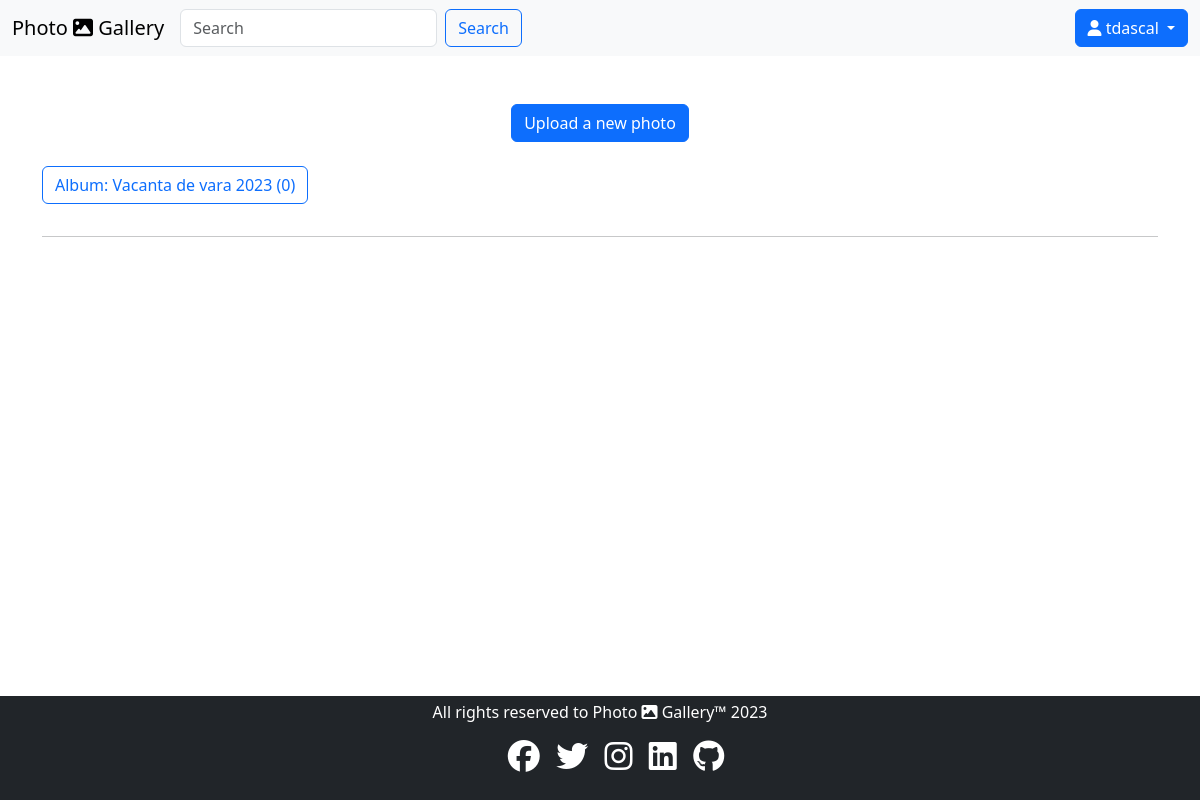
Before: / (signed in) with the older database file.
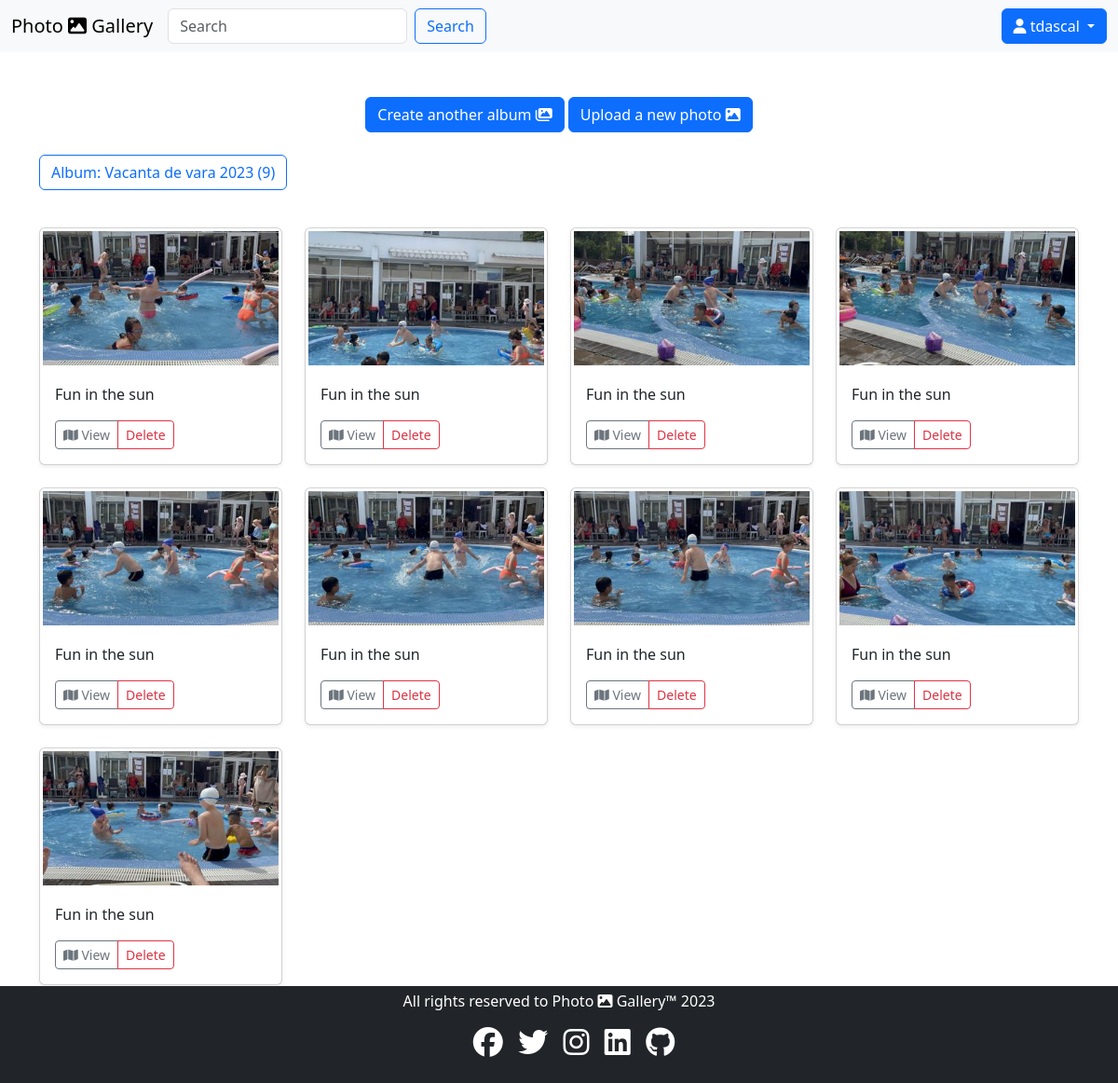
After: the same page with the newer database file.
### base/models.py (models this page shows, shortened)
class User(AbstractUser):
    name = models.CharField(max_length=70, blank=True, null=True)
    email = models.EmailField(unique=True, max_length=70, blank=True, null=True)
    bio = models.TextField(blank=True, null=True)
    USERNAME_FIELD = "email"
    REQUIRED_FIELDS = []

class Album(models.Model):
    title = models.CharField(max_length=70)
    description = models.TextField()
    date = models.DateField(auto_now_add=True)
    owner = models.ForeignKey(User, on_delete=models.CASCADE)

class Photo(models.Model):
    title = models.CharField(max_length=70)
    image = models.ImageField()
    date = models.DateField(auto_now_add=True)
    latitude = models.FloatField(blank=True, null=True)
    longitude = models.FloatField(blank=True, null=True)
    thumbnail = models.ImageField(blank=True, null=True)
    album = models.ForeignKey(Album, on_delete=models.CASCADE)

### base/views.py (the view)
# urls.py: path("", views.index, name="index"),
def index(request):
    year = datetime.datetime.now().year
    if request.user.is_authenticated:
        user = request.user
        albums = Album.objects.filter(owner=user.id)
        photos = Photo.objects.filter(album__in=albums)
        context = {"albums": albums, "photos": photos, "year": year}
        return render(request, "index.html", context)
    return render(request, "index.html", {"year": year})

### templates/index.html (shortened to what this page needs)
{% extends "base.html" %}
{% load static %}
{% block content %}
    {% if user.is_authenticated %}
        <div class="row text-center">
            <div class="col-lg-12">
                {% if photos|length < 1 %}
                    <a href="{% url 'upload' %}" class="btn btn-primary float-right mt-4">Upload a new photo</a>
                {% endif %}
                {% if albums|length > 0 and photos|length > 0 %}
                    <a href="{% url 'create_album' %}"
                       class="btn btn-primary float-right mt-4">Create another album <i class="fa-solid fa-images"></i></a>
                    <a href="{% url 'upload' %}" class="btn btn-primary float-right mt-4">Upload a new photo <i class="fa-solid fa-image"></i></a>
                {% endif %}
            </div>
        </div>
        <br>
        {% for album in albums %}
            <p>
                <a class="btn btn-outline-primary"
                   data-bs-toggle="collapse"
                   href="#{{ album.id }}"
                   role="button"
                   aria-expanded="true"
                   aria-controls="{{ album.id }}">Album: {{ album.title }} ({{ album.photo_set.all|length }})</a>
            </p>
            <div class="row collapse show" id={{ album.id }}>
                {% for photo in album.photo_set.all %}
                    <div class="col-lg-3 col-md-6 col-sm-12 mt-4">
                        <div class="card shadow-sm">
                            <a data-fancybox="gallery" href="{{ photo.image.url }}">
                                <img src="{{ photo.thumbnail.url }}"
                                     width="100%"
                                     height="150px"
                                     alt="{{ photo.title }}"
                                     style="object-fit:cover;
                                            padding:3px">
                            </a>
                            <div class="card-body">
                                <p class="card-text">{{ photo.title }}</p>
                                <div class="d-flex justify-content-between align-items-center">
                                    <div class="btn-group">
                                        <a href="/map/{{ album.id }}"
                                           type="button"
                                           class="btn btn-sm btn-outline-secondary">
                                            <i class="fa-solid fa-map"></i> View
                                        </a>
                                        <a href="/{{ photo.id }}/delete/" class="btn btn-sm btn-outline-danger">Delete</a>
                                    </div>
                                </div>
                            </div>
                        </div>
                    </div>
                {% endfor %}
            </div>
            <hr>
        {% endfor %}
    {% endif %}
{% endblock %}

### templates/base.html (shortened to what this page needs)
{% load static %}
<!DOCTYPE html>
<html lang="en">
    <head>
        <link rel="stylesheet"
              href="https://cdn.jsdelivr.net/npm/bootstrap@5.3.1/dist/css/bootstrap.min.css">
        <link rel="stylesheet"
              href="https://cdn.jsdelivr.net/npm/@fancyapps/ui@5.0/dist/fancybox/fancybox.css" />
        <link rel="stylesheet"
              href="https://unpkg.com/leaflet@1.9.4/dist/leaflet.css"
 />
        <link rel="stylesheet"
              href="https://cdnjs.cloudflare.com/ajax/libs/font-awesome/6.4.2/css/all.min.css"
 />
    </head>
    <body class="d-flex flex-column h-100" onresize="update_dropdown()">
        <nav class="navbar navbar-expand-lg bg-light">
            <div class="container-fluid">
                <div class="collapse navbar-collapse" id="navbarTogglerDemo01">
                    <a class="navbar-brand" href="{% url 'index' %}">Photo <i class="fa-solid fa-image"></i> Gallery</a>
                    {% if user.is_authenticated %}
                        <ul class="navbar-nav me-auto mb-2 mb-lg-0">
                            <form class="d-flex d-inline">
                                <input class="form-control me-2 w-100" type="search" placeholder="Search" aria-label="Search">
                                <button class="btn btn-outline-primary" type="submit">Search</button>
                            </form>
                        </ul>
                        <div class="btn-group">
                            <button type="button" class="btn btn-primary dropdown-toggle" data-bs-toggle="dropdown" aria-expanded="false">
                                <i class="fa-solid fa-user"> </i>  {{ user.username }}
                            </button>
                        </div>
                    {% endif %}
                </div>
            </div>
        </nav>
        <main class="flex-shrink-0">
            <br>
            <div class="container">
                {% block content %}{% endblock %}
            </div>
        </main>
        <br>
        <br>
        <br>
        <footer class="footer fixed-bottom mt-5 mb-auto py-1 bg-dark text-white">
            <div class="container text-center">
                <span class="text-white ">All rights reserved to Photo <i class="fa-solid fa-image"></i>
                {% if year == "2023" %}
                Gallery&trade; 2023-{{ year }}</span>
                {% else %}
                Gallery&trade; 2023</span>
                {% endif %}
                <div class="px-5 mt-2">
                    <ul class="text-white fs-2">
                        <li class="list-inline-item text-white">
                            <a class="text-decoration-none text-white" href="https://facebook.com">
                                <i class="fab fa-facebook"></i>
                            </a>
                        </li>
                        <li class="list-inline-item">
                            <a class="text-decoration-none text-white" href="https://twitter.com">
                                <i class="fab fa-twitter"></i>
                            </a>
                        </li>
                        <li class="list-inline-item">
                            <a class="text-decoration-none text-white" href="https://instagram.com">
                                <i class="fab fa-instagram"></i>
                            </a>
                        </li>
                        <li class="list-inline-item">
                            <a class="text-decoration-none text-white" href="https://linkedin.com">
                                <i class="fab fa-linkedin"></i>
                            </a>
                        </li>
                        <li class="list-inline-item">
                            <a class="text-decoration-none text-white" href="https://github.com/tibix/GALLERY">
                                <i class="fab fa-github"></i>
                            </a>
                        </li>
                    </ul>
                </div>
            </div>
        </footer>
    </body>
</html>

Changed rows visible on the page:
computed for Album: photo_set.all|length "0" → "9"
added Photo: thumbnail (picture), title "Fun in the sun"
added Photo: thumbnail (picture), title "Fun in the sun"
added Photo: thumbnail (picture), title "Fun in the sun"
added Photo: thumbnail (picture), title "Fun in the sun"
added Photo: thumbnail (picture), title "Fun in the sun"
added Photo: thumbnail (picture), title "Fun in the sun"
added Photo: thumbnail (picture), title "Fun in the sun"
added Photo: thumbnail (picture), title "Fun in the sun"
added Photo: thumbnail (picture), title "Fun in the sun"
Other visible differences:
text now shown: "Create another album"
